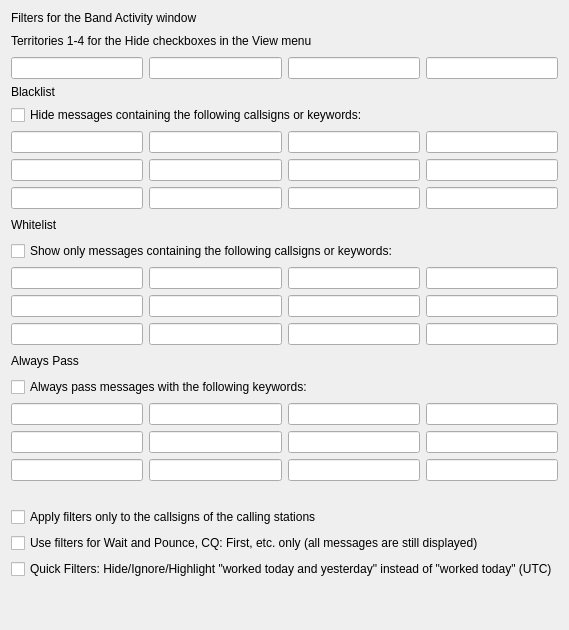
         <widget class="QWidget" name="filters_tab">
          <attribute name="title">
           <string>Filters</string>
          </attribute>
          <layout class="QGridLayout" name="gridLayout_13">
           <item row="0" column="0">
            <layout class="QGridLayout" name="gridLayout_19">
             <item row="7" column="1">
              <widget class="QLineEdit" name="Blacklist10"/>
             </item>
             <item row="10" column="2">
              <widget class="QLineEdit" name="Whitelist3"/>
             </item>
             <item row="6" column="0">
              <widget class="QLineEdit" name="Blacklist5"/>
             </item>
             <item row="1" column="0" colspan="4" alignment="Qt::AlignBottom">
              <widget class="QLabel" name="territory_label">
               <property name="sizePolicy">
                <sizepolicy hsizetype="Preferred" vsizetype="Preferred">
                 <horstretch>0</horstretch>
                 <verstretch>0</verstretch>
                </sizepolicy>
               </property>
               <property name="minimumSize">
                <size>
                 <width>0</width>
                 <height>20</height>
                </size>
               </property>
               <property name="text">
                <string>Territories 1-4 for the Hide checkboxes in the View menu</string>
               </property>
              </widget>
             </item>
             <item row="3" column="0" colspan="4">
              <widget class="QLabel" name="blacklist_label">
               <property name="text">
                <string>Blacklist</string>
               </property>
              </widget>
             </item>
             <item row="7" column="2">
              <widget class="QLineEdit" name="Blacklist11"/>
             </item>
             <item row="5" column="2">
              <widget class="QLineEdit" name="Blacklist3"/>
             </item>
             <item row="0" column="0" colspan="4">
              <widget class="QLabel" name="label_18">
               <property name="sizePolicy">
                <sizepolicy hsizetype="Preferred" vsizetype="Preferred">
                 <horstretch>0</horstretch>
                 <verstretch>0</verstretch>
                </sizepolicy>
               </property>
               <property name="text">
                <string>Filters for the Band Activity window</string>
               </property>
               <property name="alignment">
                <set>Qt::AlignLeading|Qt::AlignLeft|Qt::AlignTop</set>
               </property>
              </widget>
             </item>
             <item row="22" column="0">
              <spacer name="verticalSpacer_10">
               <property name="orientation">
                <enum>Qt::Vertical</enum>
               </property>
               <property name="sizeHint" stdset="0">
                <size>
                 <width>20</width>
                 <height>40</height>
                </size>
               </property>
              </spacer>
             </item>
             <item row="15" column="1">
              <widget class="QLineEdit" name="Pass2"/>
             </item>
             <item row="12" column="2">
              <widget class="QLineEdit" name="Whitelist11"/>
             </item>
             <item row="6" column="3">
              <widget class="QLineEdit" name="Blacklist8"/>
             </item>
             <item row="11" column="2">
              <widget class="QLineEdit" name="Whitelist7"/>
             </item>
             <item row="5" column="0">
              <widget class="QLineEdit" name="Blacklist1"/>
             </item>
             <item row="4" column="0" colspan="4">
              <widget class="QCheckBox" name="cbBlacklist">
               <property name="text">
                <string>Hide messages containing the following callsigns or keywords:</string>
               </property>
              </widget>
             </item>
             <item row="17" column="3">
              <widget class="QLineEdit" name="Pass12"/>
             </item>
             <item row="7" column="0">
              <widget class="QLineEdit" name="Blacklist9"/>
             </item>
             <item row="11" column="0">
              <widget class="QLineEdit" name="Whitelist5"/>
             </item>
             <item row="15" column="2">
              <widget class="QLineEdit" name="Pass3"/>
             </item>
             <item row="9" column="0" colspan="4">
              <widget class="QCheckBox" name="cbWhitelist">
               <property name="text">
                <string>Show only messages containing the following callsigns or keywords:</string>
               </property>
              </widget>
             </item>
             <item row="10" column="0">
              <widget class="QLineEdit" name="Whitelist1"/>
             </item>
             <item row="12" column="3">
              <widget class="QLineEdit" name="Whitelist12"/>
             </item>
             <item row="2" column="0">
              <widget class="QLineEdit" name="Territory1"/>
             </item>
             <item row="20" column="0" colspan="4">
              <widget class="QCheckBox" name="cb_filters_for_Wait_and_Pounce_only">
               <property name="toolTip">
                <string>&lt;html&gt;&lt;head/&gt;&lt;body&gt;&lt;p&gt;Use filters for Wait and Pounce, CQ: First, etc. only (all messages are still displayed).&lt;/p&gt;&lt;/body&gt;&lt;/html&gt;</string>
               </property>
               <property name="text">
                <string>Use filters for Wait and Pounce, CQ: First, etc. only (all messages are still displayed)</string>
               </property>
              </widget>
             </item>
             <item row="2" column="3">
              <widget class="QLineEdit" name="Territory4"/>
             </item>
             <item row="17" column="0">
              <widget class="QLineEdit" name="Pass9"/>
             </item>
             <item row="12" column="1">
              <widget class="QLineEdit" name="Whitelist10"/>
             </item>
             <item row="17" column="1">
              <widget class="QLineEdit" name="Pass10"/>
             </item>
             <item row="6" column="2">
              <widget class="QLineEdit" name="Blacklist7"/>
             </item>
             <item row="10" column="3">
              <widget class="QLineEdit" name="Whitelist4"/>
             </item>
             <item row="16" column="1">
              <widget class="QLineEdit" name="Pass6"/>
             </item>
             <item row="15" column="3">
              <widget class="QLineEdit" name="Pass4"/>
             </item>
             <item row="7" column="3">
              <widget class="QLineEdit" name="Blacklist12"/>
             </item>
             <item row="12" column="0">
              <widget class="QLineEdit" name="Whitelist9"/>
             </item>
             <item row="5" column="1">
              <widget class="QLineEdit" name="Blacklist2"/>
             </item>
             <item row="16" column="3">
              <widget class="QLineEdit" name="Pass8"/>
             </item>
             <item row="18" column="0">
              <spacer name="verticalSpacer_12">
               <property name="orientation">
                <enum>Qt::Vertical</enum>
               </property>
               <property name="sizeType">
                <enum>QSizePolicy::Fixed</enum>
               </property>
               <property name="sizeHint" stdset="0">
                <size>
                 <width>20</width>
                 <height>20</height>
                </size>
               </property>
              </spacer>
             </item>
             <item row="10" column="1">
              <widget class="QLineEdit" name="Whitelist2"/>
             </item>
             <item row="6" column="1">
              <widget class="QLineEdit" name="Blacklist6"/>
             </item>
             <item row="14" column="0" colspan="4">
              <widget class="QCheckBox" name="cbPass">
               <property name="text">
                <string>Always pass messages with the following keywords:</string>
               </property>
              </widget>
             </item>
             <item row="15" column="0">
              <widget class="QLineEdit" name="Pass1"/>
             </item>
             <item row="16" column="2">
              <widget class="QLineEdit" name="Pass7"/>
             </item>
             <item row="8" column="0" colspan="4" alignment="Qt::AlignBottom">
              <widget class="QLabel" name="whitelist_label">
               <property name="sizePolicy">
                <sizepolicy hsizetype="Preferred" vsizetype="Preferred">
                 <horstretch>0</horstretch>
                 <verstretch>0</verstretch>
                </sizepolicy>
               </property>
               <property name="minimumSize">
                <size>
                 <width>0</width>
                 <height>20</height>
                </size>
               </property>
               <property name="text">
                <string>Whitelist</string>
               </property>
              </widget>
             </item>
             <item row="16" column="0">
              <widget class="QLineEdit" name="Pass5"/>
             </item>
             <item row="11" column="3">
              <widget class="QLineEdit" name="Whitelist8"/>
             </item>
             <item row="19" column="0" colspan="4">
              <widget class="QCheckBox" name="cb_filters_for_word2">
               <property name="toolTip">
                <string>&lt;html&gt;&lt;head/&gt;&lt;body&gt;&lt;p&gt;Apply filters only to the callsigns of the calling stations. Usually the second word of the messages is analyzed, for directional calls the third word.&lt;/p&gt;&lt;/body&gt;&lt;/html&gt;</string>
               </property>
               <property name="text">
                <string>Apply filters only to the callsigns of the calling stations</string>
               </property>
              </widget>
             </item>
             <item row="17" column="2">
              <widget class="QLineEdit" name="Pass11"/>
             </item>
             <item row="5" column="3">
              <widget class="QLineEdit" name="Blacklist4"/>
             </item>
             <item row="13" column="0" colspan="4">
              <widget class="QLabel" name="always_pass_label">
               <property name="minimumSize">
                <size>
                 <width>0</width>
                 <height>20</height>
                </size>
               </property>
               <property name="text">
                <string>Always Pass</string>
               </property>
              </widget>
             </item>
             <item row="2" column="1">
              <widget class="QLineEdit" name="Territory2"/>
             </item>
             <item row="2" column="2">
              <widget class="QLineEdit" name="Territory3"/>
             </item>
             <item row="11" column="1">
              <widget class="QLineEdit" name="Whitelist6"/>
             </item>
             <item row="21" column="0" colspan="4">
              <widget class="QCheckBox" name="cb_twoDays">
               <property name="toolTip">
                <string>&lt;html&gt;&lt;head/&gt;&lt;body&gt;&lt;p&gt;Use “worked today and yesterday” instead of “worked today” for the 3 related Quick Filters.&lt;/p&gt;&lt;/body&gt;&lt;/html&gt;</string>
               </property>
               <property name="text">
                <string>Quick Filters: Hide/Ignore/Highlight &quot;worked today and yesterday&quot; instead of &quot;worked today&quot; (UTC)</string>
               </property>
              </widget>
             </item>
            </layout>
           </item>
          </layout>
         </widget>
